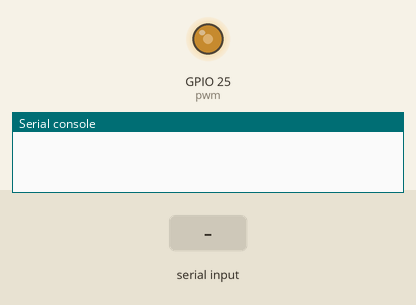
A program run on a simulated ESP32 board running MicroPython. Parts: output pins drawn as LEDs (lit = HIGH), the last lines printed to the serial console. The inputs (shaded band) are chosen by the test bench.

Above: at 0.1 s.
At 5.2 s:
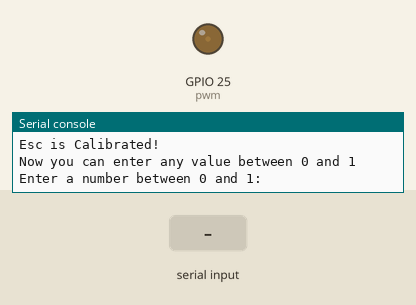
5.3 s: "5" typed at the serial console, then Enter
Timing chart, 0 to 8.3 s (numbered marks = the images above; inputs shaded):
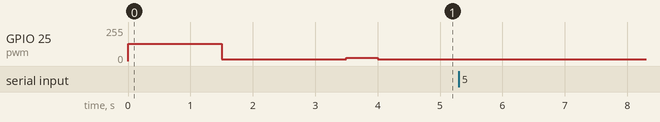

The program:

exemplo_com_inputs.py
```python
import time
from machine import Pin, PWM
import uasyncio

pwm = PWM(Pin(25))
pwm.freq(50)
#x = 1/20 # Lowest value possible 5% Negative Duty


def Cpwm(dut):
    global pwm
    pwm.duty(dut)

def initEsc():
    time.sleep_ms(1500)
    print('Writing minimum output',end='\n')
    Cpwm(int(1/20 * 1023))
    time.sleep_ms(2000)
    print('Writing maximum output',end='\n')
    Cpwm(int(2/20 * 1023))
    print('Esc is Calibrated!\nNow you can enter any value between 0 and 1')
    time.sleep_ms(500)
    Cpwm(int(1/20 * 1023))


def loop():
    while True:
        try:
            y = float(input('Enter a number between 0 and 1: '))
            if y>=0 and y<=1:
                x = (y+1)/20
                duty = int(x*1023)
                Cpwm(duty)
            else:
                pass
        except KeyboardInterrupt:
            print("Program terminated")
            pwm.deinit()
            break

initEsc()

loop()
```
